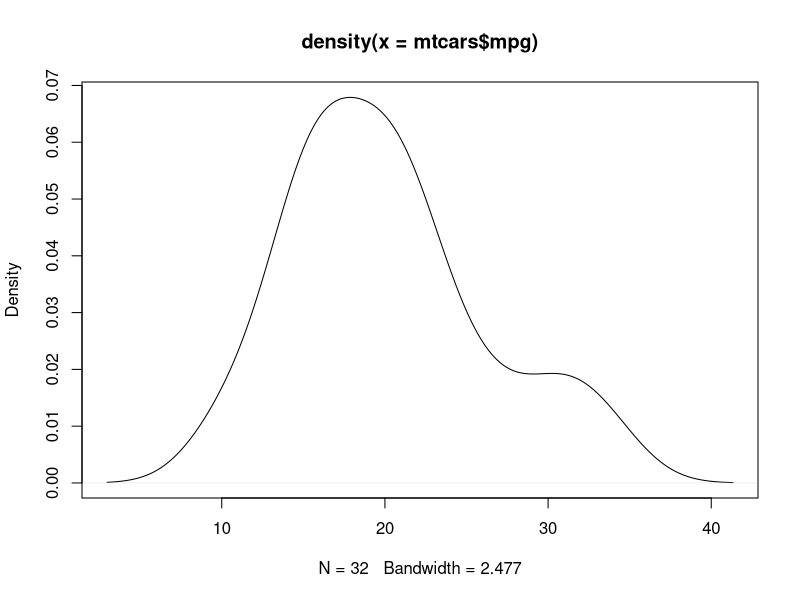
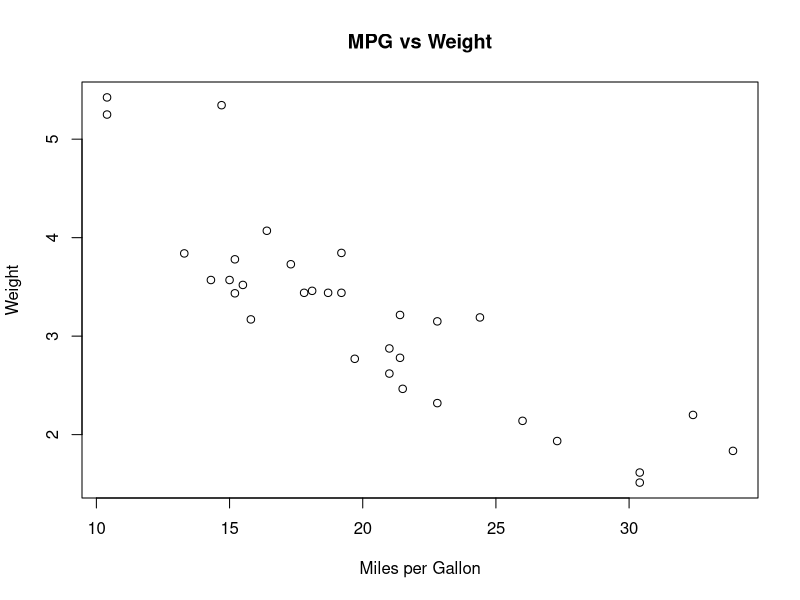
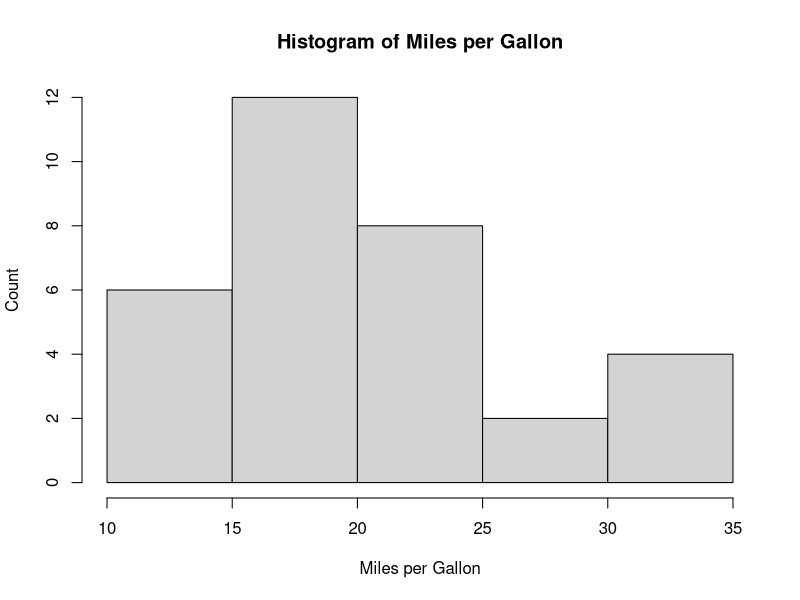
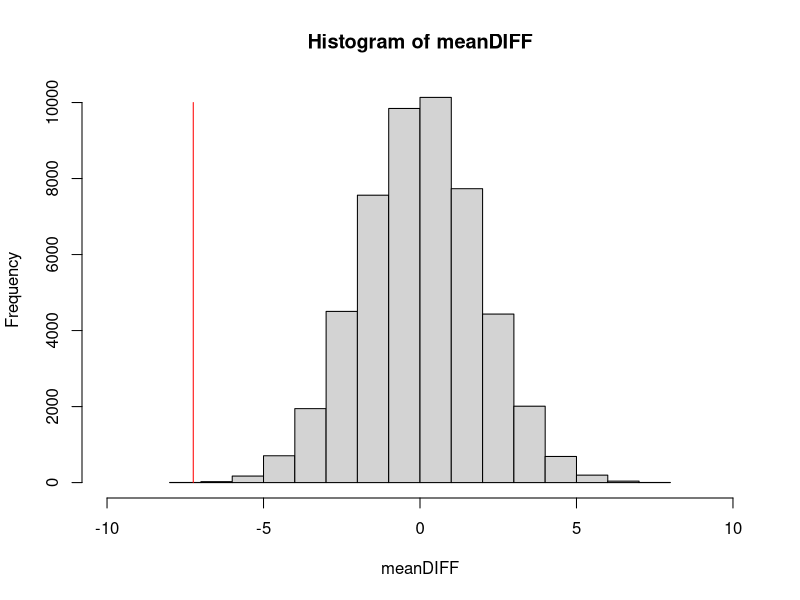
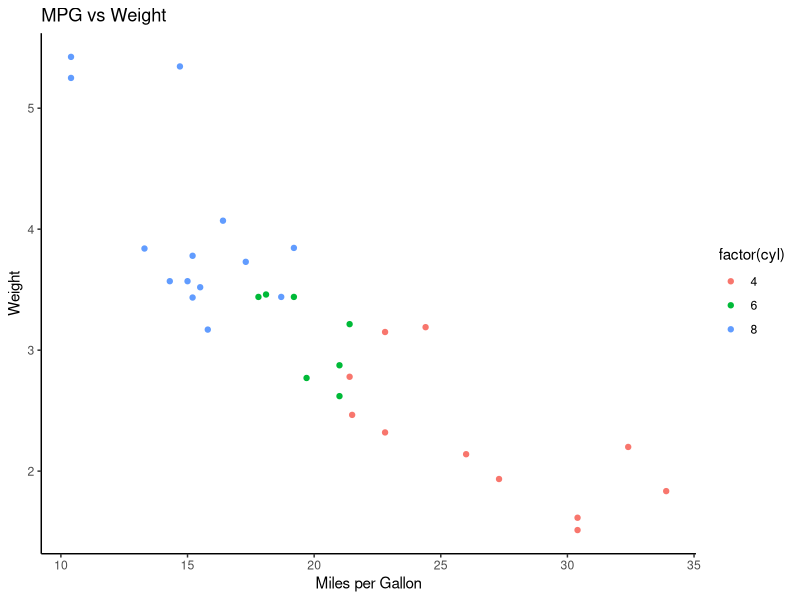

The R script that drew these images, in order:
library(datasets)
library(MASS)
library(ggplot2)
#Let's open a dataset of cars and see the car space in dataset
head(mtcars)
summary(mtcars)
length(mtcars$mpg)
#This shows the pdf of the value in density
plot(density(mtcars$mpg))
#This gives a scatterplot of the data, with labels etc
plot(mtcars$mpg, mtcars$wt,
     main = "MPG vs Weight", xlab = "Miles per Gallon", ylab = "Weight")
#It is possible to see the distribution with histograms
hist(mtcars$mpg,
     main = "Histogram of Miles per Gallon",
     xlab = "Miles per Gallon", ylab = "Count")
#Let's perform a T-Test, a statistical method for comparison likeness
#of distributions:
t.test(mtcars$mpg ~ mtcars$am, var.equal = TRUE)
#This method is useful to see if a distribution is basically noise
#Let's try a simulation function:
t.sim <- function(v1, v2, ns, lim) {
  n <- 50000  # The number of iterations to simulate the distribution of sample means
  sds <- sd(c(v1, v2))  # Calculate the standard deviation of the combined samples
  mu <- mean(c(v1, v2))  # Calculate the mean of the combined samples
  meanDIFF <- rep(NA, n)  # Initialize an empty vector to store the differences in sample means
  # Perform the simulation of sample means
  for (i in 1:n) {
    g <- rnorm(ns, mu, sds)  # Generate a random sample 'g' from a normal distribution with mean 'mu' and standard deviation 'sds'
    k <- rnorm(ns, mu, sds)  # Generate another random sample 'k' from the same distribution
    meanDIFF[i] <- mean(g) - mean(k)  # Calculate the difference in sample means and store it in the vector
  }
  # Plotting the histogram of the differences in sample means
  hist(meanDIFF, xlim = c(-lim, lim))  # Create a histogram to visualize the distribution of sample means
  ourDIFF <- mean(v1) - mean(v2)  # Calculate the difference in means for the original samples
  segments(ourDIFF, 0, ourDIFF, 10000, col = "red")  # Add a red vertical line to the histogram representing the difference in means of the original samples
}
#Let's call the function:
t.sim(
  mtcars[mtcars$am == 0, "mpg"],  # Select 'mpg' values for the group with automatic transmission
  mtcars[mtcars$am == 1, "mpg"],  # Select 'mpg' values for the group with manual transmission
  20,  # Set the sample size for each iteration to 20
  10   # Set the range of the x-axis in the histogram to -10 to 10
)
#We can try to plot all of this with ggplot:
gg <- ggplot(mtcars, aes(x = mpg, y = wt, color = factor(cyl)))
# Add geom_point layer to the plot
# This line adds the 'geom_point' layer to the 'gg' plot object.
# It represents the data points as individual points on the scatterplot.
gg + geom_point() +
  # Customize plot labels
  # 'labs' function is used to customize the plot labels.
  # 'title = "MPG vs Weight"' sets the title of the plot as "MPG vs Weight",
  # 'x = "Miles per Gallon"' sets the label for the x-axis as "Miles per Gallon",
  # 'y = "Weight"' sets the label for the y-axis as "Weight".
  labs(title = "MPG vs Weight", x = "Miles per Gallon", y = "Weight") + theme_classic()
